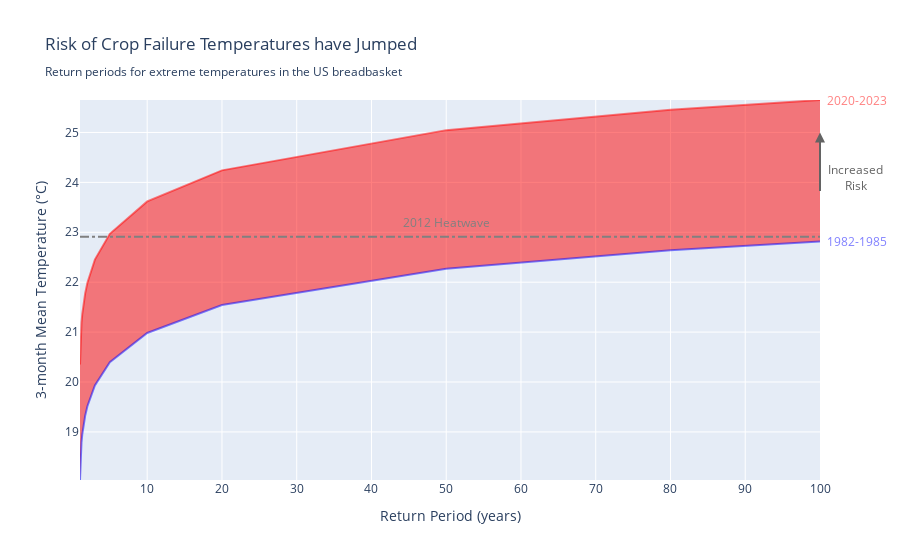

Notebook source saved alongside this figure:
### Code cell
# Define the layout
layout = go.Layout(
    title='Risk of Crop Failure Temperatures have Jumped<br><sub>Return periods for extreme temperatures in the US breadbasket</sub>',
    xaxis=dict(
        title='Return Period (years)',
        range=[return_periods_df['return_period'].min(), return_periods_df['return_period'].max()]  # Set the range of the x-axis
    ),
    yaxis=dict(
        title='3-month Mean Temperature (°C)',
        showticklabels=True, 
        range=[return_periods_df['model_1'].min(), return_periods_df['model_2'].max()]  # Set the range of the y-axis
    ),
)

# Create a trace for model_1
trace1 = go.Scatter(
    x=return_periods_df['return_period'],
    y=return_periods_df['model_1'],
    mode='lines',
    line=dict(color='rgba(0,0,255,0.5)'),
    showlegend=False,  # Hide the legend
    name="1982-1985",
    hovertemplate='Return Period: %{x}<br>Temperature: %{y:.2f}'
)

# Create a trace for model_2
trace2 = go.Scatter(
    x=return_periods_df['return_period'],
    y=return_periods_df['model_2'],
    mode='lines',
    line=dict(color='rgba(255,0,0,0.5)'),
    fill='tonexty',
    showlegend=False,  # Hide the legend
    name = "2020-2023",
    hovertemplate='Return Period: %{x}<br>Temperature: %{y:.2f}'
)

# Create a Figure and add the traces
return_period_fig_simple = go.Figure(data=[trace1, trace2], layout=layout)

# Add a label for the "20 years ago" line
return_period_fig_simple.add_annotation(
    x=return_periods_df['return_period'].max(),  # Move the annotation to the right of the plot
    y=return_periods_df['model_1'].iloc[-1],
    text="1982-1985",
    showarrow=False,
    font=dict(
        size=12,
        color="rgba(0,0,255,0.5)"
    ),
    xshift=37  # Shift the annotation to the right
)

# Add a label for the "Today" line
return_period_fig_simple.add_annotation(
    x=return_periods_df['return_period'].max(), # Move the annotation to the right of the plot
    y=return_periods_df['model_2'].iloc[-1],
    text="2020-2023",
    showarrow=False,
    font=dict(
        size=12,
        color="rgba(255,0,0,0.5)"
    ),
    xshift=37  # Shift the annotation to the right
)

return_period_fig_simple.add_annotation(
    x=return_periods_df['return_period'].max(),
    #y=(return_periods_df['model_1'].iloc[-1] + return_periods_df['model_2'].iloc[-1]) / 2,  # Position the arrow in the middle of the two lines
    y = 25,
    text="",
    showarrow=True,
    arrowhead=2,
    arrowsize=1,
    arrowwidth=2,
    arrowcolor="#636363",
    ax=0,
    ay=60,
)

# Add a label for the arrow
return_period_fig_simple.add_annotation(
    x=return_periods_df['return_period'].max(),  # Move the annotation to the right of the plot
    y=24.1,  # Move the annotation up
    text="Increased<br>Risk",
    showarrow=False,
    font=dict(
        size=12,
        color="#636363"
    ),
    xshift=35
)

# Add a horizontal line at y = 296.061
return_period_fig_simple.add_shape(
    type="line",
    x0=return_periods_df['return_period'].min(),
    y0=22.911,
    x1=return_periods_df['return_period'].max(),
    y1=22.911,
    line=dict(
        color="Gray",
        width=2,
        dash = "dashdot"
    ),
)

return_period_fig_simple.add_annotation(
    x=50,
    y=23.2,
    text="2012 Heatwave",
    showarrow=False,
    font=dict(
        size=12,
        color="Gray"
    ),
)

# return_period_fig_simple.add_shape(
#     type="line",
#     x0=5,
#     y0=return_periods_df['model_1'].min(),
#     x1=5,
#     y1=return_periods_df['model_2'].max(),
#     line=dict(
#         color="Gray",
#         width=2
#     ),
# )

# # Add a new annotation below the plot area
# return_period_fig_simple.add_annotation(
#     x=5,  # Position the annotation at x = 5
#     y=return_periods_df['model_1'].min(),  # Position the annotation below the plot area
#     text="The return period for that heatwave today is every 5 years",
#     showarrow=True,
#     ax=120,
#     ay=40
# )

# Show the figure
return_period_fig_simple.show()

### Figure 1 — Plotly figure (JSON) as saved in the notebook; plotly's stock layout.template omitted (floating-point values rounded to 4 significant figures)
{"data": [{"hovertemplate": "Return Period: %{x}<br>Temperature: %{y:.2f}", "line": {"color": "rgba(0,0,255,0.5)"}, "mode": "lines", "name": "1982-1985", "showlegend": false, "type": "scatter", "x": [1.01, 1.11, 1.21, 1.31, 1.41, 1.7, 2, 3, 5, 10, 20, 50, 80, 100], "y": [18.04, 18.58, 18.79, 18.94, 19.06, 19.32, 19.51, 19.93, 20.4, 20.98, 21.54, 22.27, 22.64, 22.82]}, {"fill": "tonexty", "hovertemplate": "Return Period: %{x}<br>Temperature: %{y:.2f}", "line": {"color": "rgba(255,0,0,0.5)"}, "mode": "lines", "name": "2020-2023", "showlegend": false, "type": "scatter", "x": [1.01, 1.11, 1.21, 1.31, 1.41, 1.7, 2, 3, 5, 10, 20, 50, 80, 100], "y": [20.35, 20.95, 21.19, 21.36, 21.49, 21.78, 21.99, 22.45, 22.97, 23.62, 24.24, 25.05, 25.46, 25.65]}], "layout": {"annotations": [{"font": {"color": "rgba(0,0,255,0.5)", "size": 12}, "showarrow": false, "text": "1982-1985", "x": 100, "xshift": 37, "y": 22.82}, {"font": {"color": "rgba(255,0,0,0.5)", "size": 12}, "showarrow": false, "text": "2020-2023", "x": 100, "xshift": 37, "y": 25.65}, {"arrowcolor": "#636363", "arrowhead": 2, "arrowsize": 1, "arrowwidth": 2, "ax": 0, "ay": 60, "showarrow": true, "text": "", "x": 100, "y": 25}, {"font": {"color": "#636363", "size": 12}, "showarrow": false, "text": "Increased<br>Risk", "x": 100, "xshift": 35, "y": 24.1}, {"font": {"color": "Gray", "size": 12}, "showarrow": false, "text": "2012 Heatwave", "x": 50, "y": 23.2}], "shapes": [{"line": {"color": "Gray", "dash": "dashdot", "width": 2}, "type": "line", "x0": 1.01, "x1": 100, "y0": 22.91, "y1": 22.91}], "title": {"text": "Risk of Crop Failure Temperatures have Jumped<br><sub>Return periods for extreme temperatures in the US breadbasket</sub>"}, "xaxis": {"range": [1.01, 100], "title": {"text": "Return Period (years)"}}, "yaxis": {"range": [18.04, 25.65], "showticklabels": true, "title": {"text": "3-month Mean Temperature (°C)"}}}}
